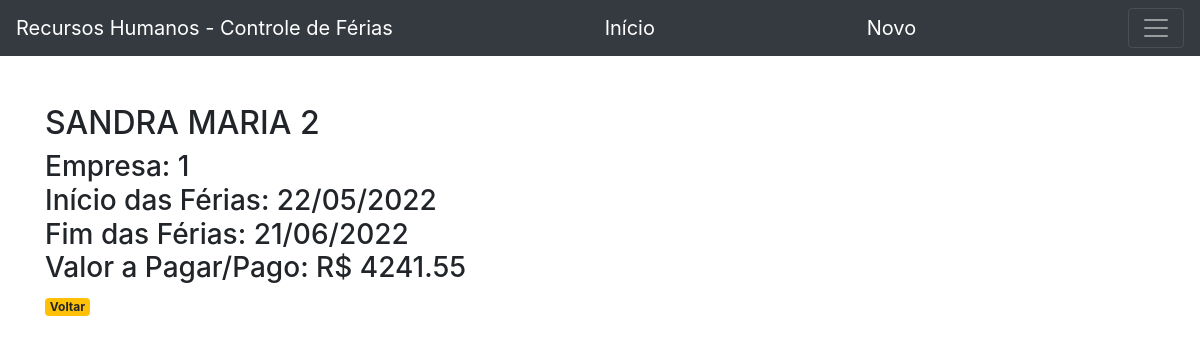
The app's page /13, older data.
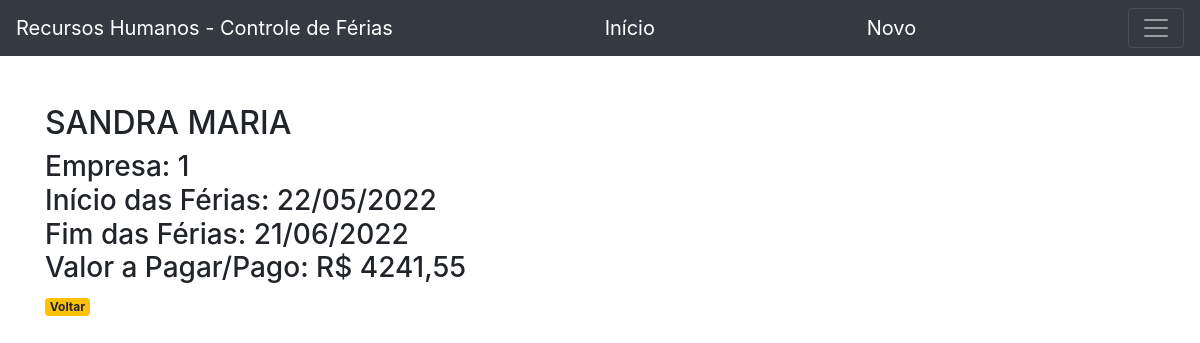
The same page, newer data.
### app.py (models this page shows)
class Controle_ferias(db.Model):
    id = db.Column(db.Integer, primary_key=True)
    empresaid = db.Column(db.Integer, nullable=False)
    pessoa = db.Column(db.String(60), nullable=False)
    data_inicio_ferias = db.Column(db.Date)
    data_fim_ferias = db.Column(db.Date)
    valor_ferias = db.Column(db.Float, nullable=False)

### app.py (the view)
@app.route('/<int:cf2_id>')
def cf2(cf2_id):
    cf2 = get_post(cf2_id)
    return render_template('controle_ferias.html', cf2=cf2)

### app.py (called while the page is built)
def get_post(cf2_id):
    cf2 = Controle_ferias.query.filter_by(id=cf2_id).first()
    if cf2 is None:
        abort(404)
    return cf2

### templates/controle_ferias.html
{% extends 'base.html' %}
{% block content %} <br/><br/>
    <h2 style="text-transform:uppercase"> {% block title %} {{ cf2['pessoa'] }} {% endblock  %} </h2>
    <h3>Empresa: {{ cf2['empresaid'] }}<br/>
    Início das Férias: {{ cf2.data_inicio_ferias.strftime('%d/%m/%Y') }}<br/>
    Fim das Férias: {{ cf2.data_fim_ferias.strftime('%d/%m/%Y') }}<br/>
    Valor a Pagar/Pago: R$ {{ cf2['valor_ferias'] }}</h3>
    <a href="{{ url_for('index')}}"><span class="badge badge-warning">Voltar</span></a>
{% endblock  %}

Row changes from the older to the newer data that the page shows:
changed Controle_ferias: pessoa "SANDRA MARIA 2" → "SANDRA MARIA"
Text that changed along with them:
{{ cf2['valor_ferias'] }}: "4241.55" → "4241,55"
